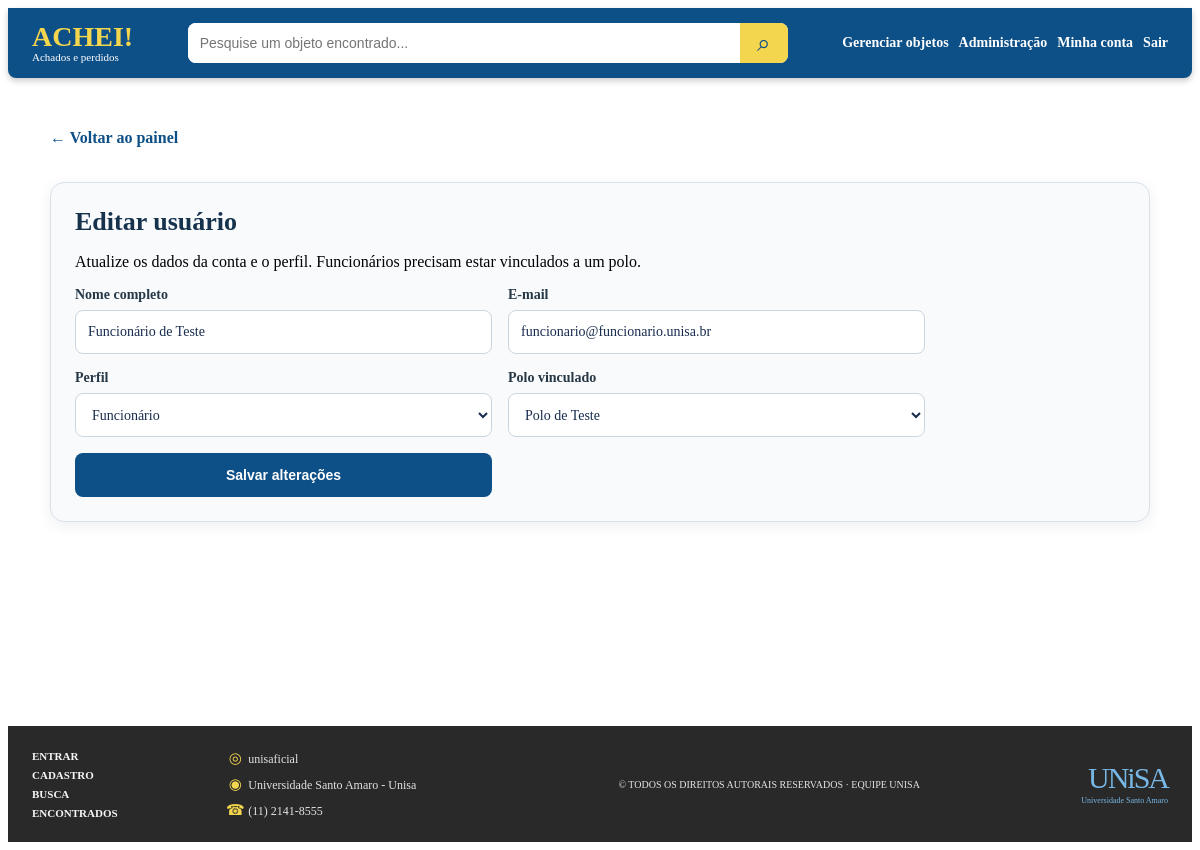
Page /admin_editar_usuario.php?id=1 (signed in) on the committed database.
### tables this page shows
CREATE TABLE `usuarios` (
  `id` int(11) NOT NULL,
  `nome` varchar(100) NOT NULL,
  `email` varchar(150) NOT NULL,
  `senha` varchar(255) NOT NULL,
  `perfil` enum('aluno','funcionario','admin') NOT NULL DEFAULT 'aluno',
  `polo_id` int(11) DEFAULT NULL,
  `provisionado_por` int(11) DEFAULT NULL,
  `criado_em` timestamp NOT NULL DEFAULT current_timestamp()
);

CREATE TABLE `polos` (
  `id` int(11) NOT NULL,
  `nome` varchar(100) NOT NULL,
  `cep` varchar(9) NOT NULL,
  `logradouro` varchar(150) NOT NULL,
  `bairro` varchar(100) NOT NULL,
  `cidade` varchar(100) NOT NULL,
  `estado` char(2) NOT NULL,
  `numero` varchar(20) NOT NULL,
  `complemento` varchar(100) DEFAULT NULL,
  `contato` varchar(100) NOT NULL,
  `criado_em` timestamp NOT NULL DEFAULT current_timestamp()
);

### admin_editar_usuario.php (the view, shortened to what this page needs)
<?php
require_once __DIR__ . "/config/conexao.php";
$id = filter_input(INPUT_GET, "id", FILTER_VALIDATE_INT);
$stmt = $pdo->prepare("SELECT id, nome, email, perfil, polo_id FROM usuarios WHERE id = :id LIMIT 1");
$stmt->execute([":id" => $id]);
$usuario = $stmt->fetch();
$polos = $pdo->query("SELECT id, nome FROM polos ORDER BY nome")->fetchAll();
?>
<!DOCTYPE html>
<html lang="pt-BR">
<head>
    <link rel="stylesheet" href="assets/css/style.css">
    <link rel="stylesheet" href="assets/css/admin.css">
</head>
<body class="pagina-com-rodape">
<?php include __DIR__ . "/includes/menu.php"; ?>
<main class="admin-pagina">
    <a class="admin-voltar" href="admin.php">&larr; Voltar ao painel</a>
    <section class="admin-secao">
        <h1>Editar usuário</h1>
        <p>Atualize os dados da conta e o perfil. Funcionários precisam estar vinculados a um polo.</p>
        <form class="admin-formulario admin-formulario-edicao" action="actions/admin_atualizar_usuario.php" method="POST">
            <label><span>Nome completo</span><input type="text" name="nome" maxlength="100" value="<?= htmlspecialchars($usuario["nome"], ENT_QUOTES, "UTF-8") ?>" required></label>
            <label><span>E-mail</span><input type="email" name="email" maxlength="150" value="<?= htmlspecialchars($usuario["email"], ENT_QUOTES, "UTF-8") ?>" required></label>
            <label><span>Perfil</span>
                <select name="perfil" id="perfilUsuario" required>
                    <option value="funcionario" <?= $usuario["perfil"] === "funcionario" ? "selected" : "" ?>>Funcionário</option>
                </select>
            </label>
            <label id="campoPoloUsuario" <?= $usuario["perfil"] !== "funcionario" ? "hidden" : "" ?>><span>Polo vinculado</span>
                    <select name="polo_id" id="poloUsuario" <?= $usuario["perfil"] === "funcionario" ? "required" : "disabled" ?>>
                        <?php foreach ($polos as $polo): ?>
                            <option value="<?= (int) $polo["id"] ?>" <?= (int) $usuario["polo_id"] === (int) $polo["id"] ? "selected" : "" ?>><?= htmlspecialchars($polo["nome"], ENT_QUOTES, "UTF-8") ?></option>
                        <?php endforeach; ?>
                    </select>
            </label>
            <button type="submit">Salvar alterações</button>
        </form>
    </section>
</main>
<?php include __DIR__ . "/includes/rodape.php"; ?>
</body>
</html>

### assets/css/style.css (style rules this page uses)
body.pagina-com-rodape { display: flex; flex-direction: column; min-height: calc(100vh - 16px); }
body.pagina-com-rodape > main { flex: 1 0 auto; }

### assets/css/admin.css (style rules this page uses)
.admin-pagina { width: calc(100% - 32px); max-width: 1100px; min-height: 620px; margin: 0 auto; padding: 32px 0 44px; box-sizing: border-box; }
.admin-secao { margin-top: 22px; padding: 24px; border: 1px solid #d8e1ea; border-radius: 14px; background: #f8fafc; box-shadow: 0 4px 14px #172b4d12; }
.admin-secao > h1 { margin: 0 0 12px; color: #17324d; font-size: 26px; }
.admin-formulario { display: grid; grid-template-columns: repeat(2, minmax(0, 1fr)); gap: 16px; }
.admin-formulario label { display: grid; gap: 7px; color: #263746; font-size: 14px; font-weight: 700; }
.admin-formulario input, .admin-formulario select { width: 100%; min-height: 44px; padding: 9px 12px; border: 1px solid #cbd5df; border-radius: 8px; background: #fff; box-sizing: border-box; color: #172b4d; font: inherit; font-weight: 400; }
.admin-formulario button { align-self: end; min-height: 44px; padding: 0 20px; border: 0; border-radius: 8px; background: #0d4f87; color: #fff; font-size: 14px; font-weight: 700; cursor: pointer; }
.admin-voltar { display: inline-flex; min-height: 40px; align-items: center; margin: 8px 0 2px; color: #0d4f87; font-weight: 700; text-decoration: none; }
.admin-formulario-edicao, .admin-formulario-polo { max-width: 850px; }

### rows in the picture
usuarios: nome "Funcionário de Teste", email "funcionario@funcionario.unisa.br", perfil "Funcionário", polo_id "Polo de Teste"
